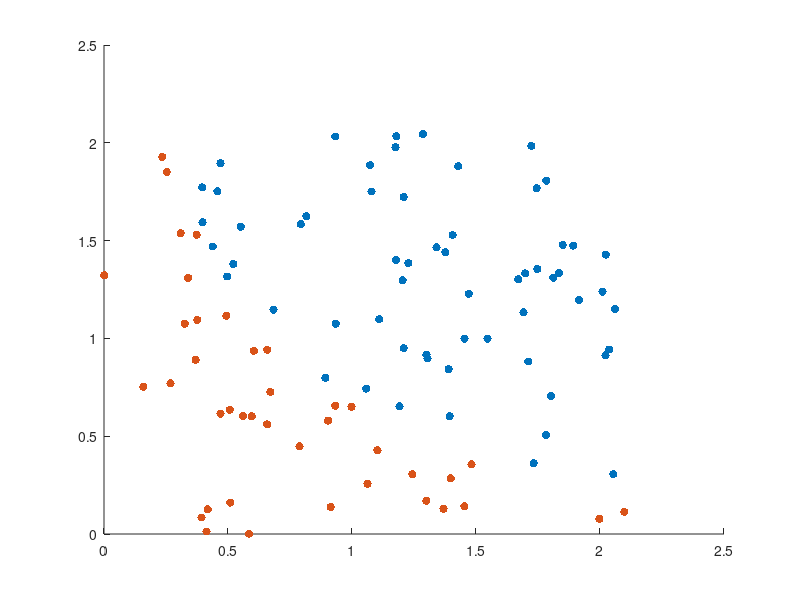

The MATLAB script that drew this image: (Note: this script raises an error after producing the figure.)
% e-mail anti spam using logistic regression
clc, clear all, close all;
% load data
load emaildata1
% X is the feature matrix (each row represents one e-mail)
% y - the corresponding label

% plotting the data
pos_ind = find(y==1);
neg_ind = find(y==0);

scatter(X(pos_ind,2),X(pos_ind,1),'go', 'filled'), hold on
scatter(X(neg_ind,2),X(neg_ind,1),'rd', 'filled')
figure(1)

% Initialization
m=length(y);
alpha=0.8;
X_quad=[ones(m,1) X X(:,1).^2]; % adding a first column of ones
X = [ones(m,1) X];

theta = zeros(size(X,2),1);
theta_quad = zeros(size(X_quad,2),1);

% computing cost function and gradient
[J, grad] = costF_log(theta,X,y);

% Applying gradient descent
num_iters=7000;
[theta, J]=gd(X,y,theta,alpha,num_iters);
[theta_quad, J]=gd(X_quad,y,theta_quad,alpha,num_iters);
hold on

draw_boundary_linear_line(X, theta);
draw_boundary_quadric_line(X_quad, theta_quad);

% figure(2), plot(1:num_iters,J), grid

% line([min(X1(:,2)),max(X1(:,2))],...
%     [(-theta(1)-theta(2)* min(X1(:,2)))/theta(3),...
%     (-theta(1)-theta(2)* max(X1(:,2)))/theta(3)],...
%     'LineWidth', 5, 'Color', 'b')
grid


